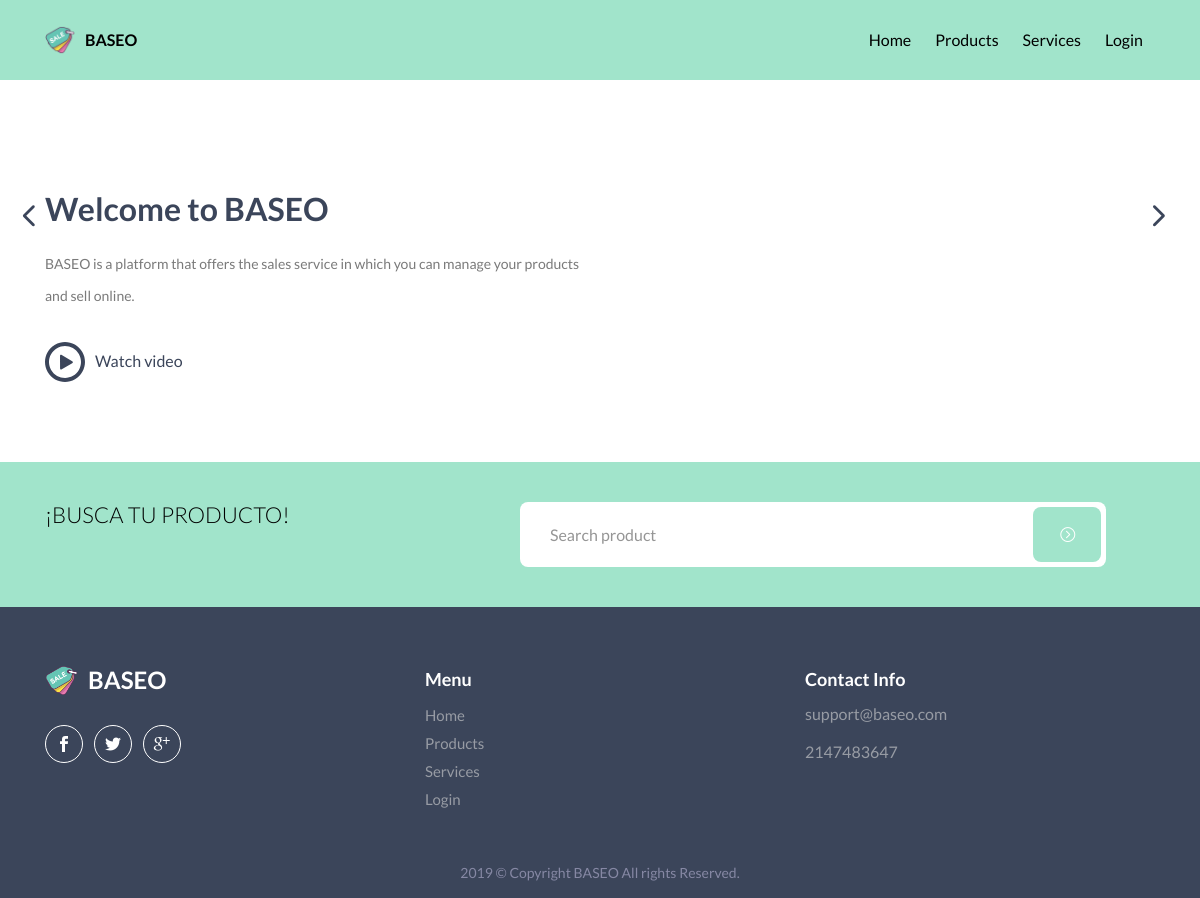
The page / on the database its author committed.
### tables this page shows
CREATE TABLE `baseo_oficial` (
  `id` int(11) NOT NULL AUTO_INCREMENT,
  `correo_contact` varchar(100) DEFAULT NULL,
  `cel_contact` int(11) DEFAULT NULL,
  `logo` varchar(255) DEFAULT NULL,
  `nombre` varchar(60) DEFAULT NULL,
  `abreviacion` varchar(15) DEFAULT NULL,
  `nav_bg` varchar(10) DEFAULT NULL,
  `op1` varchar(30) DEFAULT NULL,
  `op2` varchar(30) DEFAULT NULL,
  `op3` varchar(30) DEFAULT NULL,
  `op4` varchar(30) DEFAULT NULL,
  `color` varchar(10) DEFAULT NULL,
  `fuente` varchar(100) DEFAULT NULL,
  `size` int(11) DEFAULT NULL,
  `search` varchar(50) DEFAULT NULL,
  `ban_1_title` varchar(255) DEFAULT NULL,
  `ban_1_text` text,
  `ban_1_url_vid` varchar(255) DEFAULT NULL,
  `ban_1_url_img` varchar(255) DEFAULT NULL,
  `ban_2_title` varchar(255) DEFAULT NULL,
  `ban_2_text` text,
  `ban_2_url_img` varchar(255) DEFAULT NULL,
  `sec_text` varchar(255) DEFAULT NULL,
  PRIMARY KEY (`id`)
);

### application/controllers/home.php (called while the page is built, shortened)
<?php
class Home extends CI_Controller {
	function __construct(){
    $this->load->model('model_header');
  }
	public function index()
	{
		$header['head']=$this->model_header->consultOficial(1);
		$this->load->view('header',$header);
		$this->load->view('view_home',$header);
		$this->load->view('footer',$header);
	}
}

### index.php (called while the page is built, shortened)
<?php
require_once BASEPATH.'core/CodeIgniter.php';

### application/models/Model_header.php (called while the page is built, shortened)
<?php
class Model_header extends CI_Model {
  public function consultOficial($id){
    $sql="SELECT * FROM baseo_oficial WHERE id='$id'";
    $query=$this->db->query($sql);
    return $query->row();
  }
}

### application/views/view_home.php (the view, shortened to what this page needs)
<!DOCTYPE html>
<html lang="en">
<head>
</head>
<body data-spy="scroll" data-target=".navbar-default" data-offset="100">
    <section id="home" class="hero">
      <div class="slide-home">
        <div class="slide-item">
          <div class="container">
            <div class="row hero-padd">
              <div class="col-md-6 col-12 col-sm-6">
                <div class="hero-text">
                  <h2><?= $head->ban_1_title; ?></h2>
                  <p><?= $head->ban_1_text; ?></p>
                  <a href="<?= $head->ban_1_url_vid; ?>" class="video-modal play-btn"><img src="<?= base_url(); ?>assets/images/play-button.svg" alt="">Watch video</a>
                </div>
              </div>
              <div class="col-md-6 col-12 col-sm-6">
              </div>
            </div>
          </div>
        </div>
        </div>
      </section>
    </body>
    </html>

### application/views/header.php (shortened to what this page needs)
<!DOCTYPE html>
<html lang="en" dir="ltr">
<head>
  <link rel="stylesheet" href="https://stackpath.bootstrapcdn.com/bootstrap/4.3.1/css/bootstrap.min.css">
  <link rel="stylesheet" href="<?= base_url(); ?>assets/css/bootstrap.min.css">
  <link rel="stylesheet" href="<?= base_url(); ?>assets/css/elegant-icons.css">
  <link rel="stylesheet" href="<?= base_url(); ?>assets/css/animate.css">
  <link rel="stylesheet" href="<?= base_url(); ?>assets/css/slick.css">
  <link rel="stylesheet" href="<?= base_url(); ?>assets/css/magnific-popup.css">
  <link rel="stylesheet" href="<?= base_url(); ?>assets/css/style.css">
  <link rel="stylesheet" href="<?= base_url(); ?>assets/css/responsive.css">
</head>
<body>
  <header class="navbar-header">
    <nav class="navbar navbar-expand-lg fixed-top" style="background-color:<?= $head->nav_bg; ?>">
      <div class="container" style="background-color:<?= $head->nav_bg; ?>">
        <a class="navbar-brand" href="<?= base_url(); ?>"> <img src="<?= base_url().$head->logo; ?>" alt="">
          <span style="font-size: <?= $head->size; ?>px;font-family: <?= $head->fuente; ?>;color:<?= $head->color; ?>"><?= $head->abreviacion; ?></span>
        </a>
        <div class="collapse navbar-collapse " id="navbarSupportedContent">
          <ul class="navbar-nav ml-auto" style="background-color:<?= $head->nav_bg; ?>">
            <li class="nav-item active">
              <a data-scroll="" class="nav-link section-scroll" href="<?= base_url(); ?>"><span style="font-size: <?= $head->size; ?>px;font-family: <?= $head->fuente; ?>;color:<?= $head->color; ?>"><?= $head->op1; ?></span></a>
            </li>
            <li class="nav-item">
              <a data-scroll="" class="nav-link section-scroll" href="<?= base_url(); ?>index.php/productos"><span style="font-size: <?= $head->size; ?>px;font-family: <?= $head->fuente; ?>;color:<?= $head->color; ?>"><?= $head->op2; ?></span></a>
            </li>
            <li class="nav-item">
              <a data-scroll="" class="nav-link section-scroll" href="<?= base_url(); ?>index.php/servicios"><span style="font-size: <?= $head->size; ?>px;font-family: <?= $head->fuente; ?>;color:<?= $head->color; ?>"><?= $head->op3; ?></span></a>
            </li>
            <li class="nav-item">
              <a data-scroll="" class="nav-link section-scroll" href="<?= base_url(); ?>index.php/login"><span style="font-size: <?= $head->size; ?>px;font-family: <?= $head->fuente; ?>;color:<?= $head->color; ?>"><?= $head->op4; ?></span></a>
            </li>
          </ul>
        </div>
      </div>
    </nav>
  </header>
</body>
</html>

### application/views/footer.php (shortened to what this page needs)
<!DOCTYPE html>
<html lang="en" dir="ltr">
  <head>
  </head>
  <body>
    <footer class="footer" >
      <div class="footer-warpper">
        <section class="padd-40 bg-color-2" style="background-color: <?= $head->nav_bg; ?>">
          <div class="container">
            <div class="row">
              <div class="col-md-5 col-lg-5 col-12">
                <div class="quote-bloc">
                  <p style="color:<?= $head->color; ?>"><?= $head->sec_text; ?></p>
                </div>
              </div>
              <div class="col-md-7 col-lg-7 col-12">
                <form class="form-quote">
                  <div class="form-row">
                    <div class="form-group pd-rg-0 col-md-11 col-lg-11">
                      <div class="input-icon">
                        <input type="email" class="form-control" placeholder="<?= $head->search; ?>">
                        <button class="btn btn-blue-1" style="background-color: <?= $head->nav_bg; ?> ; color: <?= $head->color; ?>"><i class="arrow_carrot-right_alt2"></i></button>
                      </div>
                    </div>
                  </div>
                </form>
              </div>
            </div>
          </div>
        </section>
        <div class="footer-top">
          <div class="container">
            <div class="footer-bottom-content clearfix">
              <div class="row">
                <div class="col-lg-4 col-md-4">
                  <div class="logo-footer">
                    <a class="navbar-brand" href="<?= base_url(); ?>"> <img src="<?= base_url().$head->logo; ?>" alt=""><span><?= $head->abreviacion; ?></span></a>
                  </div>
                  <ul class="list-social list-inline">
                    <li>
                      <a href="#">
                        <i class="social_facebook "></i>
                      </a>
                    </li>
                    <li>
                      <a href="#">
                        <i class="social_twitter "></i>
                      </a>
                    </li>
                    <li>
                      <a href="#">
                        <i class="social_googleplus "></i>
                      </a>
                    </li>
                  </ul>
                </div>
                <div class="col-lg-4 col-md-4">
                  <h5>Menu</h5>
                  <ul class="list-menu">
                    <li>
                      <a href="<?= base_url(); ?>"><?= $head->op1; ?> </a>
                    </li>
                    <li>
                      <a href="<?= base_url(); ?>index.php/productos"><?= $head->op2; ?></a>
                    </li>
                    <li>
                      <a href="<?= base_url(); ?>index.php/servicios"><?= $head->op3; ?></a>
                    </li>
                    <li>
                      <a href="<?= base_url(); ?>index.php/login"><?= $head->op4; ?></a>
                    </li>
                  </ul>
                </div>
                <div class="col-lg-4 col-md-4">
                  <h5>Contact Info</h5>
                  <ul class="list-menu contact-list">
                    <li>
                      <?= $head->correo_contact; ?>
                    </li>
                    <li>
                      <?= $head->cel_contact; ?>
                     </li>
                  </ul>
                </div>
              </div>
            </div>
          </div>
        </div>
        <div class="footer-bottom">
          <div class="container">
            <div class="row">
              <div class="col-lg-12 col-md-12 col-sm-12 col-12">
                <div class="copyright text-center">
                  <p>2019 © Copyright <?= $head->abreviacion; ?> All rights Reserved.</p>
                </div>
              </div>
            </div>
          </div>
        </div>
      </div>
    </footer>
  </body>
</html>

### assets/css/style.css (style rules this page uses)
body { font-family: 'Lato', sans-serif; font-size: 15px; font-weight: 400; line-height: 26px; overflow-x: hidden; color: #88889b; }
h1, h2, h3, h4, h5, h6 { font-family: 'Lato', sans-serif; margin-bottom: 10px; line-height: 24px; font-weight: 700; }
h2 { font-size: 32px; }
h5 { font-size: 18px; }
a { text-decoration: none; transition: all 0.4s ease; }
ul, ol { margin: 0; padding: 0; }
ul { list-style: none; }
img { max-width: 100%; height: auto; }
p { font-weight: 400; }
.bg-color-2 { background-color: #f17187; }
.padd-40 { padding-top: 40px; padding-bottom: 40px; }
.pd-rg-0 { padding-right: 0 !important; }
.btn { border-radius: 0; padding: 12px 25px; }
.btn-blue-1 { background-color: #5966d6; color: #fff !important; }
.navbar-header { z-index: 999; }
.navbar-brand { padding: 0; }
.navbar-brand img { width: 30px; margin-right: 10px; float: left; }
.navbar-brand span { color:#3b455a; font-weight: 600; font-size: 20px; }
.navbar-header .navbar { padding: 0; }
.navbar-header .navbar-nav li a { color: #3b455a; font-size: 15px; padding: 15px 12px !important; font-weight: 500; line-height: 50px; }
.hero { padding-bottom: 80px; position: relative; }
.hero-padd { padding-top: 150px; }
.hero-text { margin-top: 40px; }
.hero-text h2 { font-size: 55px; color: #3b455a; margin-bottom: 20px; line-height: 60px; font-weight: 600; }
.hero-text p { color: #7a7a7a; margin-bottom: 30px; margin-top: 10px; font-size: 20px; line-height: 32px; font-weight: 400; }
.play-btn img { width: 40px; float: left; margin-right: 10px; }
a.play-btn { color: #3b455a; line-height: 38px; font-size: 16px; }
.input-icon { position: relative; }
.input-icon button { position: absolute; right: 5px; top: 5px; height: 55px; border-radius: 8px; }
.form-quote .form-group { margin-bottom:0 }
.form-quote .form-control { padding: 12px 30px; border-radius: 8px; height: 65px; border: none; }
.form-quote .form-control::placeholder { color: #959595; }
.quote-bloc p { color: #fff; font-weight: 300; font-size: 22px; margin-bottom: 0; line-height: 26px; }
.logo-footer .navbar-brand img { width:33px; position: relative; top: -3px; }
.logo-footer a span { color:#fff; font-size: 24px; }
.list-social { position: relative; text-align: left; margin-top: 25px; }
.list-social li { display: inline-block; margin-right: 8px; }
.list-social li:last-child { margin-right: 0; }
.list-social a { color: #fff; display: inline-block; width: 38px; text-align: center; line-height: 38px; border-radius: 50%; border: 1px solid #fff; font-size: 16px; height: 38px; }
.footer-top { padding: 60px 0 40px 0; background-color: #3b455a; }
.footer-bottom { background-color: #3b455a; padding-bottom: 5px; }
.copyright { text-align: left; }
.copyright p { margin: 0px auto; padding: 0px; color: #8688a4; line-height: 40px; font-size: 14px; }
.footer-top h5 { color: #fff; font-size: 18px; }
.footer-top .list-menu a { line-height: 28px; color: rgba(213, 213, 213, 0.6); }
.contact-list li { margin-bottom: 12px; color: rgba(213, 213, 213, 0.6); font-size: 16px; }

### assets/css/responsive.css (style rules this page uses)
@media only screen and (min-width: 1024px) and (max-width: 1200px) { .hero { height: auto; padding-bottom: 80px; } }
@media only screen and (min-width: 1024px) and (max-width: 1200px) { .hero-text p { font-size:14px; } }
@media only screen and (min-width: 1024px) and (max-width: 1200px) { .hero-text h2 { font-size:32px; line-height:38px; } }

### rows shown on the page
baseo_oficial: logo (picture), abreviacion "BASEO", op1 "Home", op2 "Products", op3 "Services", op4 "Login", ban_1_title "Welcome to BASEO", ban_1_text "BASEO is a platform that offers the sales service in which you can manage your products and sell online.", sec_text "¡BUSCA TU PRODUCTO!", search "Search product", correo_contact "support@baseo.com", cel_contact "2147483647"
